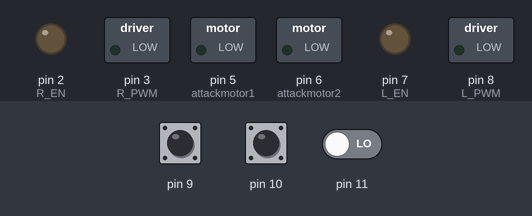
Recording of a sketch running on a simulated Arduino Uno, built with avr-gcc and run on an emulated ATmega328P. Shown: switched loads named in the sketch (green lamp = pin HIGH), output pins drawn as LEDs (lit = HIGH). Inputs (shaded band) come from the test bench; at power-on: pin 9 LOW, pin 10 LOW, pin 11 LOW.

Above: at 1.2 s.
1.3 s: pin 9 pulsed HIGH 2 times (0.12 s each, 0.3 s apart)
At 3.0 s:
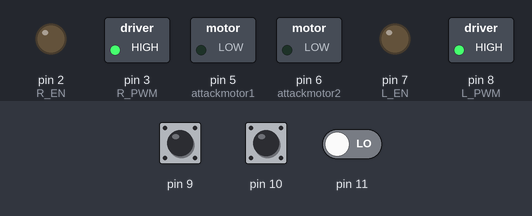
4.9 s: pin 10 pulsed HIGH 5 times (0.12 s each, 0.3 s apart)
At 8.1 s:
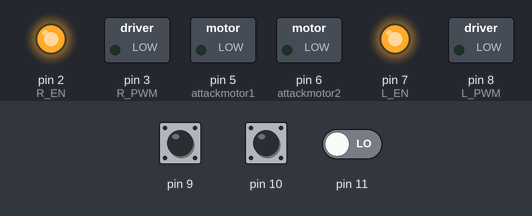
Timing chart, 0 to 12.1 s (numbered marks = the images above; inputs shaded):
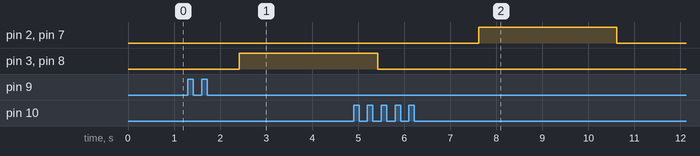

Measured:
- after the input at 1.3 s, pin 3 (R_PWM), pin 8 (L_PWM): LOW → HIGH after 1.1 s
- after the input at 4.9 s, pin 2 (R_EN), pin 7 (L_EN): LOW → HIGH after 2.7 s, → LOW 3.0 s later

The sketch:

arduino_code.ino
```cpp
double ch1 = 0;
double ch2 = 0;
double ch3 = 0;
int R_EN = 2;
int R_PWM =3;

int L_EN = 7;
int L_PWM = 8;

int attackmotor1=5;
int attackmotor2=6;

void setup()
{
  Serial.begin(9600);

  pinMode(R_EN, OUTPUT);
  pinMode(R_PWM, OUTPUT);
  pinMode(L_EN, OUTPUT);
  pinMode(L_PWM, OUTPUT);
  pinMode (attackmotor1,OUTPUT);

   pinMode (attackmotor2,OUTPUT);
   pinMode(11, INPUT);
  pinMode(10, INPUT);
  pinMode(9, INPUT);
}

void loop()
{

  ch1 = pulseIn(10, 255);
  ch2 = pulseIn(9, 255);
    ch3 = pulseIn(11, 255);
  if ((ch1 == 0) && (ch2 == 0))
  {

    analogWrite(L_PWM, 0); analogWrite(R_PWM, 0);
    analogWrite(L_EN, 0); analogWrite(R_EN, 0);

  }

  else if ((ch1 > 1530) && (ch2 > 1530) )
  {
    analogWrite(L_PWM, 255);
    analogWrite(L_EN, 0);

    analogWrite(R_PWM, 0);
    analogWrite(R_EN, 255);
  }

  else if ((ch1 > 1530) && (ch2 < 1460))
  {
    analogWrite(L_PWM, 0);
    analogWrite(L_EN, 255);

    analogWrite(R_PWM, 0);
    analogWrite(R_EN, 255);

  }

  else if ((ch1 < 1460) && (ch2 > 1530))
  {
    analogWrite(L_PWM, 255);
    analogWrite(L_EN, 0);

    analogWrite(R_PWM, 255);
    analogWrite(R_EN, 0);
  }

  else if ((ch1 < 1460) && (ch2 < 1460))
  {
    analogWrite(L_PWM, 0);
    analogWrite(L_EN, 255);

    analogWrite(R_PWM, 255);
    analogWrite(R_EN, 0);

  }


  else
  {
    analogWrite(L_PWM, 0); analogWrite(R_PWM, 0);
    analogWrite(L_EN, 0); analogWrite(R_EN, 0);
  }
       if ((ch3 > 1700))
  {
    analogWrite(attackmotor1, 0);
    analogWrite(attackmotor2, 255);

  }
       else if  ((ch3 > 1500) && (ch3<1700))
  {
    analogWrite(attackmotor1, 0);
    analogWrite(attackmotor2, 170);

  }

         else if  ((ch3 > 1200) && (ch3<1500))
  {
    analogWrite(attackmotor1, 0);
    analogWrite(attackmotor2, 100);

  }

      else if  ((ch3 < 1500))
  {
    analogWrite(attackmotor1, 0);
    analogWrite(attackmotor2, 0);

  }


}
```
